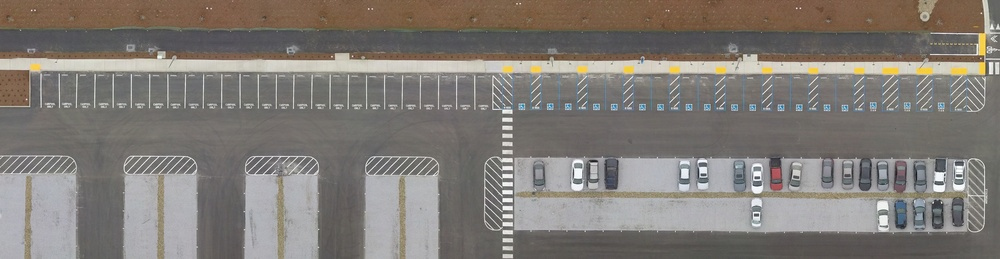
%> input picture Gaussian_Filter/BellevueLot.jpg, 1000 x 259 px, shrunk from 3034 x 787 before the run
$ octave Gaussian_Filter.m   (GNU Octave 9; MATLAB toolbox functions it lacks are replaced by stand-ins)
%> lines starting %> are read from the running program, lines starting %| are printed output that depends on the picture
clc
clear all
close all

I = imread('BellevueLot.jpg');
%> I is the input picture: size 259x1000x3 uint8; mean R, G, B 128.9, 123.5, 118.2

h = [1, 2, 1; 2, 4, 2; 1, 2, 1];
weight = 1/16;
h = weight * h;
R = I(:, :, 1);
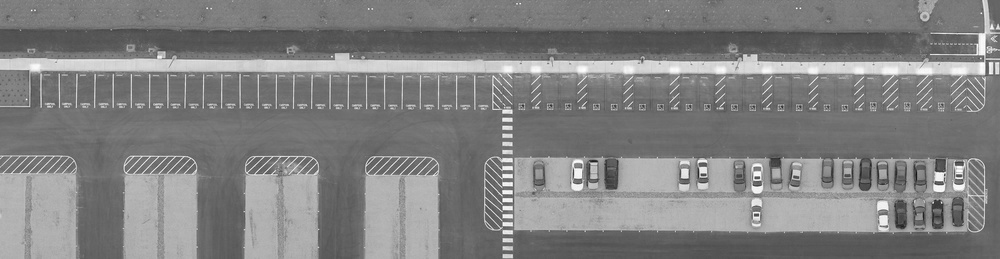
%> R: size 259x1000 uint8; min 18, max 255, mean 128.9
G = I(:, :, 2);
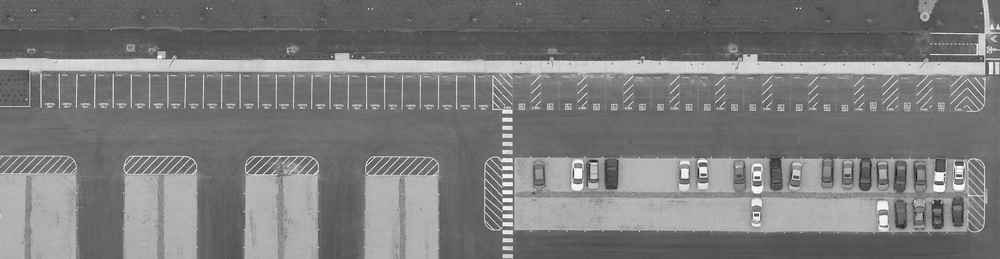
%> G: size 259x1000 uint8; min 23, max 255, mean 123.5
B = I(:, :, 3);
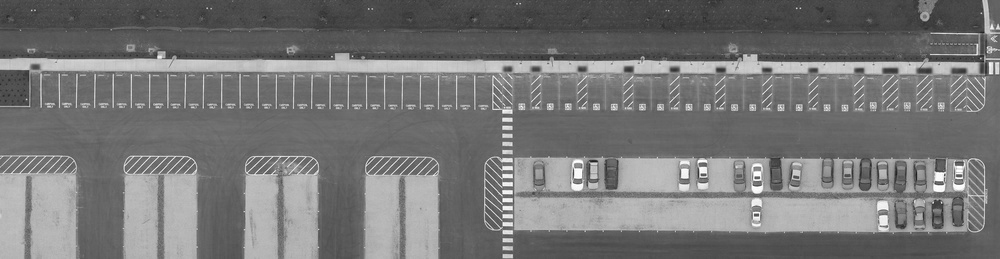
%> B: size 259x1000 uint8; min 27, max 255, mean 118.2
Red_filter = imfilter(R, h);
Green_filter = imfilter(G, h);
Blue_filter = imfilter(B, h);

combined = cat(3, R, G, B);

figure;
imshow(Red_filter);

figure;
imshow(Green_filter);

figure;
imshow(Blue_filter);

figure;
imshow(combined)
